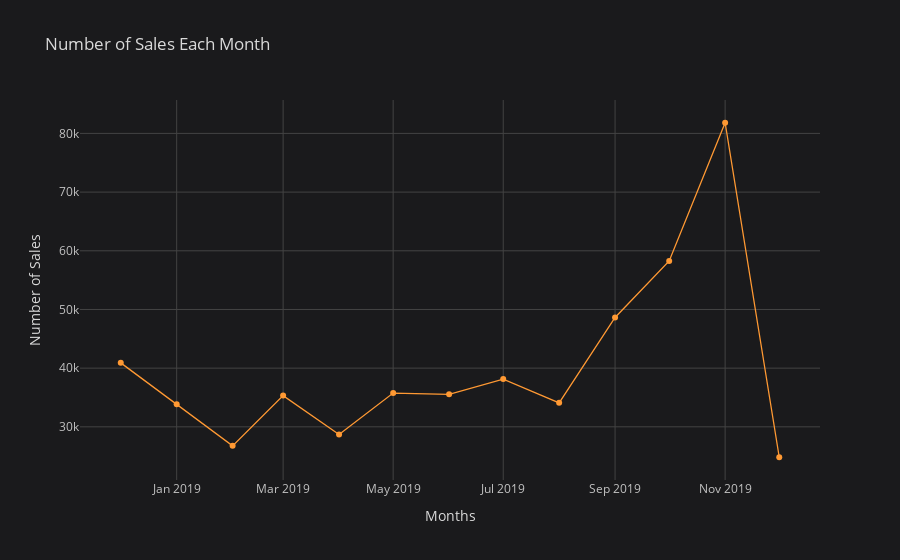

The cell this chart's notebook holds for it:
### Code cell
number_of_sales.columns=['Date', 'Sum of Sales']
number_of_sales.iplot(x='Date',y='Sum of Sales',title='Number of Sales Each Month',
                     yTitle='Number of Sales',xTitle='Months',mode='lines+markers',
                     size=6)

### Figure 1 — Plotly figure (JSON) as saved in the notebook; plotly's stock layout.template omitted (floating-point values rounded to 4 significant figures)
{"data": [{"line": {"color": "rgba(255, 153, 51, 1.0)", "dash": "solid", "shape": "linear", "width": 1.3}, "marker": {"size": 6, "symbol": "circle"}, "mode": "lines+markers", "name": "Sum of Sales", "text": "", "type": "scatter", "x": ["2018-12", "2019-01", "2019-02", "2019-03", "2019-04", "2019-05", "2019-06", "2019-07", "2019-08", "2019-09", "2019-10", "2019-11", "2019-12"], "y": [40899, 33860, 26759, 35318, 28707, 35756, 35533, 38138, 34092, 48635, 58269, 81819, 24816]}], "layout": {"legend": {"bgcolor": "#1A1A1C", "font": {"color": "#D9D9D9"}}, "paper_bgcolor": "#1A1A1C", "plot_bgcolor": "#1A1A1C", "title": {"font": {"color": "#D9D9D9"}, "text": "Number of Sales Each Month"}, "xaxis": {"gridcolor": "#434343", "showgrid": true, "tickfont": {"color": "#C2C2C2"}, "title": {"font": {"color": "#D9D9D9"}, "text": "Months"}, "zerolinecolor": "#666570"}, "yaxis": {"gridcolor": "#434343", "showgrid": true, "tickfont": {"color": "#C2C2C2"}, "title": {"font": {"color": "#D9D9D9"}, "text": "Number of Sales"}, "zerolinecolor": "#666570"}}}
